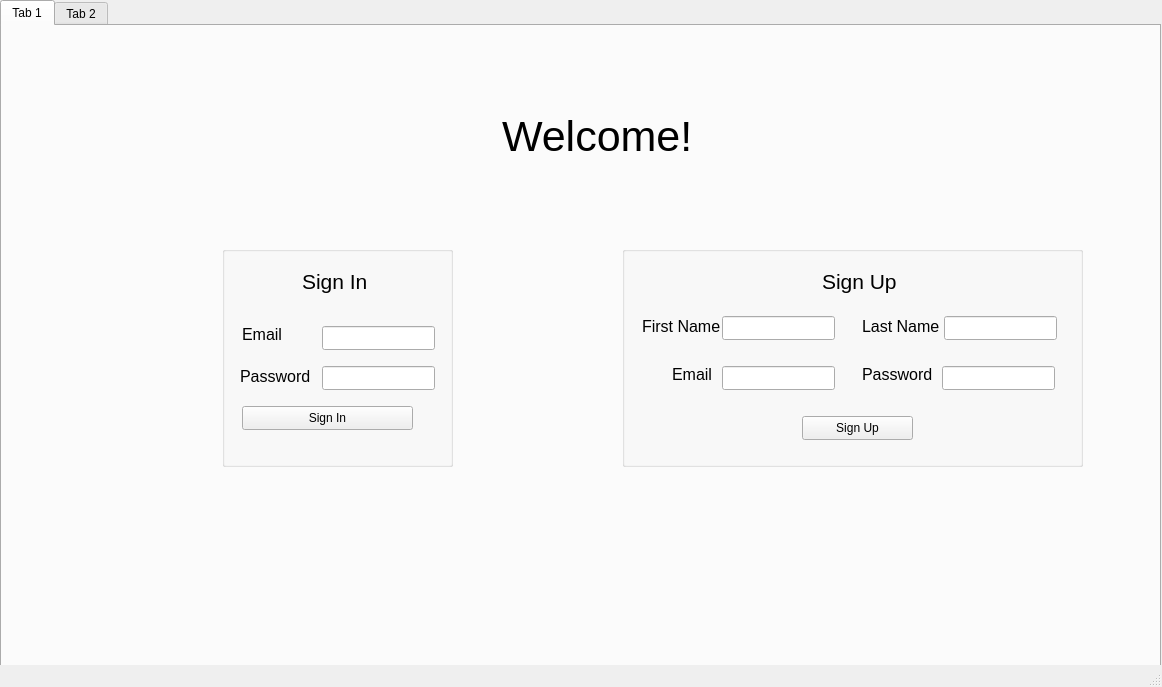
<?xml version="1.0" encoding="UTF-8"?>
<ui version="4.0">
 <class>clientApplication</class>
 <widget class="QMainWindow" name="clientApplication">
  <property name="geometry">
   <rect>
    <x>0</x>
    <y>0</y>
    <width>1162</width>
    <height>687</height>
   </rect>
  </property>
  <property name="windowTitle">
   <string>clientApplication</string>
  </property>
  <widget class="QWidget" name="centralwidget">
   <widget class="QTabWidget" name="clientTabs">
    <property name="geometry">
     <rect>
      <x>0</x>
      <y>0</y>
      <width>1161</width>
      <height>671</height>
     </rect>
    </property>
    <property name="currentIndex">
     <number>0</number>
    </property>
    <widget class="QWidget" name="accountTab">
     <attribute name="title">
      <string>Tab 1</string>
     </attribute>
     <widget class="QGroupBox" name="logInBox">
      <property name="geometry">
       <rect>
        <x>220</x>
        <y>220</y>
        <width>231</width>
        <height>221</height>
       </rect>
      </property>
      <property name="title">
       <string/>
      </property>
      <widget class="QLabel" name="emailLabel">
       <property name="geometry">
        <rect>
         <x>20</x>
         <y>80</y>
         <width>71</width>
         <height>16</height>
        </rect>
       </property>
       <property name="font">
        <font>
         <pointsize>12</pointsize>
        </font>
       </property>
       <property name="text">
        <string>Email</string>
       </property>
      </widget>
      <widget class="QLabel" name="passwordLabel">
       <property name="geometry">
        <rect>
         <x>18</x>
         <y>120</y>
         <width>81</width>
         <height>20</height>
        </rect>
       </property>
       <property name="font">
        <font>
         <pointsize>12</pointsize>
        </font>
       </property>
       <property name="text">
        <string>Password</string>
       </property>
      </widget>
      <widget class="QPushButton" name="singInButton">
       <property name="geometry">
        <rect>
         <x>20</x>
         <y>160</y>
         <width>171</width>
         <height>24</height>
        </rect>
       </property>
       <property name="text">
        <string>Sign In</string>
       </property>
      </widget>
      <widget class="QLineEdit" name="emailField">
       <property name="geometry">
        <rect>
         <x>100</x>
         <y>80</y>
         <width>113</width>
         <height>24</height>
        </rect>
       </property>
      </widget>
      <widget class="QLineEdit" name="passwordField">
       <property name="geometry">
        <rect>
         <x>100</x>
         <y>120</y>
         <width>113</width>
         <height>24</height>
        </rect>
       </property>
      </widget>
      <widget class="QLabel" name="loginTitle">
       <property name="geometry">
        <rect>
         <x>80</x>
         <y>20</y>
         <width>101</width>
         <height>31</height>
        </rect>
       </property>
       <property name="font">
        <font>
         <pointsize>16</pointsize>
        </font>
       </property>
       <property name="text">
        <string>Sign In</string>
       </property>
      </widget>
     </widget>
     <widget class="QGroupBox" name="groupBox">
      <property name="geometry">
       <rect>
        <x>620</x>
        <y>220</y>
        <width>461</width>
        <height>221</height>
       </rect>
      </property>
      <property name="title">
       <string/>
      </property>
      <widget class="QLabel" name="signUpTitle">
       <property name="geometry">
        <rect>
         <x>200</x>
         <y>20</y>
         <width>81</width>
         <height>31</height>
        </rect>
       </property>
       <property name="font">
        <font>
         <pointsize>16</pointsize>
        </font>
       </property>
       <property name="text">
        <string>Sign Up</string>
       </property>
      </widget>
      <widget class="QLabel" name="fNameLabel">
       <property name="geometry">
        <rect>
         <x>20</x>
         <y>70</y>
         <width>81</width>
         <height>20</height>
        </rect>
       </property>
       <property name="font">
        <font>
         <pointsize>12</pointsize>
        </font>
       </property>
       <property name="text">
        <string>First Name</string>
       </property>
      </widget>
      <widget class="QLabel" name="lNameLabel">
       <property name="geometry">
        <rect>
         <x>240</x>
         <y>70</y>
         <width>91</width>
         <height>20</height>
        </rect>
       </property>
       <property name="font">
        <font>
         <pointsize>12</pointsize>
        </font>
       </property>
       <property name="text">
        <string>Last Name</string>
       </property>
      </widget>
      <widget class="QLabel" name="emailLabel_2">
       <property name="geometry">
        <rect>
         <x>50</x>
         <y>120</y>
         <width>61</width>
         <height>16</height>
        </rect>
       </property>
       <property name="font">
        <font>
         <pointsize>12</pointsize>
        </font>
       </property>
       <property name="text">
        <string>Email</string>
       </property>
      </widget>
      <widget class="QLabel" name="passLabel">
       <property name="geometry">
        <rect>
         <x>240</x>
         <y>120</y>
         <width>71</width>
         <height>16</height>
        </rect>
       </property>
       <property name="font">
        <font>
         <pointsize>12</pointsize>
        </font>
       </property>
       <property name="text">
        <string>Password</string>
       </property>
      </widget>
      <widget class="QLineEdit" name="fNameField">
       <property name="geometry">
        <rect>
         <x>100</x>
         <y>70</y>
         <width>113</width>
         <height>24</height>
        </rect>
       </property>
      </widget>
      <widget class="QLineEdit" name="lNameField">
       <property name="geometry">
        <rect>
         <x>322</x>
         <y>70</y>
         <width>113</width>
         <height>24</height>
        </rect>
       </property>
      </widget>
      <widget class="QLineEdit" name="emailField_2">
       <property name="geometry">
        <rect>
         <x>100</x>
         <y>120</y>
         <width>113</width>
         <height>24</height>
        </rect>
       </property>
      </widget>
      <widget class="QLineEdit" name="passField">
       <property name="geometry">
        <rect>
         <x>320</x>
         <y>120</y>
         <width>113</width>
         <height>24</height>
        </rect>
       </property>
      </widget>
      <widget class="QPushButton" name="singUpButton">
       <property name="geometry">
        <rect>
         <x>180</x>
         <y>170</y>
         <width>111</width>
         <height>24</height>
        </rect>
       </property>
       <property name="text">
        <string>Sign Up</string>
       </property>
      </widget>
     </widget>
     <widget class="QLabel" name="label">
      <property name="geometry">
       <rect>
        <x>500</x>
        <y>60</y>
        <width>241</width>
        <height>101</height>
       </rect>
      </property>
      <property name="font">
       <font>
        <pointsize>32</pointsize>
       </font>
      </property>
      <property name="text">
       <string>Welcome!</string>
      </property>
     </widget>
    </widget>
    <widget class="QWidget" name="RepositoryTab">
     <attribute name="title">
      <string>Tab 2</string>
     </attribute>
     <widget class="QLabel" name="repoTitleLabel">
      <property name="geometry">
       <rect>
        <x>10</x>
        <y>20</y>
        <width>191</width>
        <height>31</height>
       </rect>
      </property>
      <property name="font">
       <font>
        <pointsize>16</pointsize>
       </font>
      </property>
      <property name="text">
       <string>Select a Repository</string>
      </property>
     </widget>
     <widget class="QTreeView" name="fileTree">
      <property name="geometry">
       <rect>
        <x>220</x>
        <y>50</y>
        <width>921</width>
        <height>541</height>
       </rect>
      </property>
     </widget>
     <widget class="QGroupBox" name="createFolderBox">
      <property name="geometry">
       <rect>
        <x>520</x>
        <y>210</y>
        <width>281</width>
        <height>151</height>
       </rect>
      </property>
      <property name="styleSheet">
       <string notr="true">background-color: white;
</string>
      </property>
      <property name="title">
       <string/>
      </property>
      <widget class="QLineEdit" name="folderNameField">
       <property name="geometry">
        <rect>
         <x>140</x>
         <y>70</y>
         <width>121</width>
         <height>24</height>
        </rect>
       </property>
      </widget>
      <widget class="QLabel" name="label_6">
       <property name="geometry">
        <rect>
         <x>30</x>
         <y>70</y>
         <width>101</width>
         <height>20</height>
        </rect>
       </property>
       <property name="font">
        <font>
         <pointsize>13</pointsize>
        </font>
       </property>
       <property name="styleSheet">
        <string notr="true">color: black;</string>
       </property>
       <property name="text">
        <string>Folder Name</string>
       </property>
      </widget>
      <widget class="QDialogButtonBox" name="createFolderButtons">
       <property name="geometry">
        <rect>
         <x>60</x>
         <y>110</y>
         <width>166</width>
         <height>24</height>
        </rect>
       </property>
       <property name="standardButtons">
        <set>QDialogButtonBox::Cancel|QDialogButtonBox::Ok</set>
       </property>
      </widget>
      <widget class="QLabel" name="label_5">
       <property name="geometry">
        <rect>
         <x>80</x>
         <y>40</y>
         <width>161</width>
         <height>20</height>
        </rect>
       </property>
       <property name="font">
        <font>
         <pointsize>13</pointsize>
        </font>
       </property>
       <property name="styleSheet">
        <string notr="true">color: black;</string>
       </property>
       <property name="text">
        <string>Create New Folder</string>
       </property>
      </widget>
     </widget>
     <widget class="QListWidget" name="repoList">
      <property name="geometry">
       <rect>
        <x>10</x>
        <y>50</y>
        <width>191</width>
        <height>541</height>
       </rect>
      </property>
     </widget>
     <widget class="QGroupBox" name="deleteAllBox">
      <property name="geometry">
       <rect>
        <x>500</x>
        <y>70</y>
        <width>321</width>
        <height>151</height>
       </rect>
      </property>
      <property name="styleSheet">
       <string notr="true">background-color: white;
</string>
      </property>
      <property name="title">
       <string/>
      </property>
      <widget class="QDialogButtonBox" name="deleteAllButtons">
       <property name="geometry">
        <rect>
         <x>80</x>
         <y>80</y>
         <width>166</width>
         <height>24</height>
        </rect>
       </property>
       <property name="standardButtons">
        <set>QDialogButtonBox::Cancel|QDialogButtonBox::Ok</set>
       </property>
      </widget>
      <widget class="QLabel" name="label_11">
       <property name="geometry">
        <rect>
         <x>50</x>
         <y>50</y>
         <width>251</width>
         <height>20</height>
        </rect>
       </property>
       <property name="font">
        <font>
         <pointsize>13</pointsize>
        </font>
       </property>
       <property name="styleSheet">
        <string notr="true">color: black;</string>
       </property>
       <property name="text">
        <string>Delete Folder and All It's Contents?</string>
       </property>
      </widget>
     </widget>
     <widget class="QPushButton" name="deleteFileButton">
      <property name="geometry">
       <rect>
        <x>1020</x>
        <y>600</y>
        <width>121</width>
        <height>20</height>
       </rect>
      </property>
      <property name="text">
       <string>Delete File</string>
      </property>
     </widget>
     <widget class="QPushButton" name="signOutButton">
      <property name="geometry">
       <rect>
        <x>1020</x>
        <y>10</y>
        <width>121</width>
        <height>31</height>
       </rect>
      </property>
      <property name="text">
       <string>Sign Out</string>
      </property>
     </widget>
     <widget class="QGroupBox" name="createRootFolderBox">
      <property name="geometry">
       <rect>
        <x>530</x>
        <y>370</y>
        <width>281</width>
        <height>151</height>
       </rect>
      </property>
      <property name="styleSheet">
       <string notr="true">background-color: white;
</string>
      </property>
      <property name="title">
       <string/>
      </property>
      <widget class="QLineEdit" name="rootFolderNameField">
       <property name="geometry">
        <rect>
         <x>140</x>
         <y>70</y>
         <width>121</width>
         <height>24</height>
        </rect>
       </property>
      </widget>
      <widget class="QLabel" name="label_8">
       <property name="geometry">
        <rect>
         <x>30</x>
         <y>70</y>
         <width>101</width>
         <height>20</height>
        </rect>
       </property>
       <property name="font">
        <font>
         <pointsize>13</pointsize>
        </font>
       </property>
       <property name="styleSheet">
        <string notr="true">color: black;</string>
       </property>
       <property name="text">
        <string>Folder Name</string>
       </property>
      </widget>
      <widget class="QDialogButtonBox" name="createRootFolderButtons">
       <property name="geometry">
        <rect>
         <x>60</x>
         <y>110</y>
         <width>166</width>
         <height>24</height>
        </rect>
       </property>
       <property name="standardButtons">
        <set>QDialogButtonBox::Cancel|QDialogButtonBox::Ok</set>
       </property>
      </widget>
      <widget class="QLabel" name="label_9">
       <property name="geometry">
        <rect>
         <x>80</x>
         <y>30</y>
         <width>161</width>
         <height>20</height>
        </rect>
       </property>
       <property name="font">
        <font>
         <pointsize>13</pointsize>
        </font>
       </property>
       <property name="styleSheet">
        <string notr="true">color: black;</string>
       </property>
       <property name="text">
        <string>Create New Folder</string>
       </property>
      </widget>
     </widget>
     <widget class="QGroupBox" name="createFileBox">
      <property name="geometry">
       <rect>
        <x>240</x>
        <y>300</y>
        <width>281</width>
        <height>151</height>
       </rect>
      </property>
      <property name="title">
       <string/>
      </property>
      <widget class="QLabel" name="createNewFileLabel">
       <property name="geometry">
        <rect>
         <x>40</x>
         <y>30</y>
         <width>201</width>
         <height>20</height>
        </rect>
       </property>
       <property name="font">
        <font>
         <pointsize>13</pointsize>
        </font>
       </property>
       <property name="styleSheet">
        <string notr="true">color: black;</string>
       </property>
       <property name="text">
        <string/>
       </property>
      </widget>
      <widget class="QLineEdit" name="fileNameField">
       <property name="geometry">
        <rect>
         <x>110</x>
         <y>60</y>
         <width>121</width>
         <height>24</height>
        </rect>
       </property>
      </widget>
      <widget class="QLabel" name="label_7">
       <property name="geometry">
        <rect>
         <x>50</x>
         <y>60</y>
         <width>51</width>
         <height>20</height>
        </rect>
       </property>
       <property name="font">
        <font>
         <pointsize>13</pointsize>
        </font>
       </property>
       <property name="styleSheet">
        <string notr="true">color: black;</string>
       </property>
       <property name="text">
        <string>Name:</string>
       </property>
      </widget>
      <widget class="QDialogButtonBox" name="createFileButtons">
       <property name="geometry">
        <rect>
         <x>60</x>
         <y>100</y>
         <width>166</width>
         <height>24</height>
        </rect>
       </property>
       <property name="standardButtons">
        <set>QDialogButtonBox::Cancel|QDialogButtonBox::Ok</set>
       </property>
      </widget>
     </widget>
    </widget>
   </widget>
  </widget>
  <widget class="QMenuBar" name="menubar">
   <property name="geometry">
    <rect>
     <x>0</x>
     <y>0</y>
     <width>1162</width>
     <height>19</height>
    </rect>
   </property>
  </widget>
  <widget class="QStatusBar" name="statusbar"/>
  <action name="actionNewFolder">
   <property name="text">
    <string>New Folder</string>
   </property>
  </action>
  <action name="actionEditFile">
   <property name="text">
    <string>Edit File</string>
   </property>
  </action>
  <action name="actionNewTextFile">
   <property name="text">
    <string>New Text File</string>
   </property>
  </action>
  <action name="actionNewWordDocument">
   <property name="text">
    <string>New Word Document</string>
   </property>
  </action>
  <action name="actionNewExcelSheet">
   <property name="text">
    <string>New Excel Sheet</string>
   </property>
  </action>
  <action name="actionNewPowerPointPresentation">
   <property name="text">
    <string>New PowerPoint Presentation</string>
   </property>
  </action>
  <action name="actionNewRootFolder">
   <property name="text">
    <string>New Folder</string>
   </property>
  </action>
  <action name="actionViewFile">
   <property name="text">
    <string>View File</string>
   </property>
  </action>
  <action name="actionRunExecutable">
   <property name="text">
    <string>Run Executable</string>
   </property>
  </action>
 </widget>
 <resources/>
 <connections/>
</ui>
